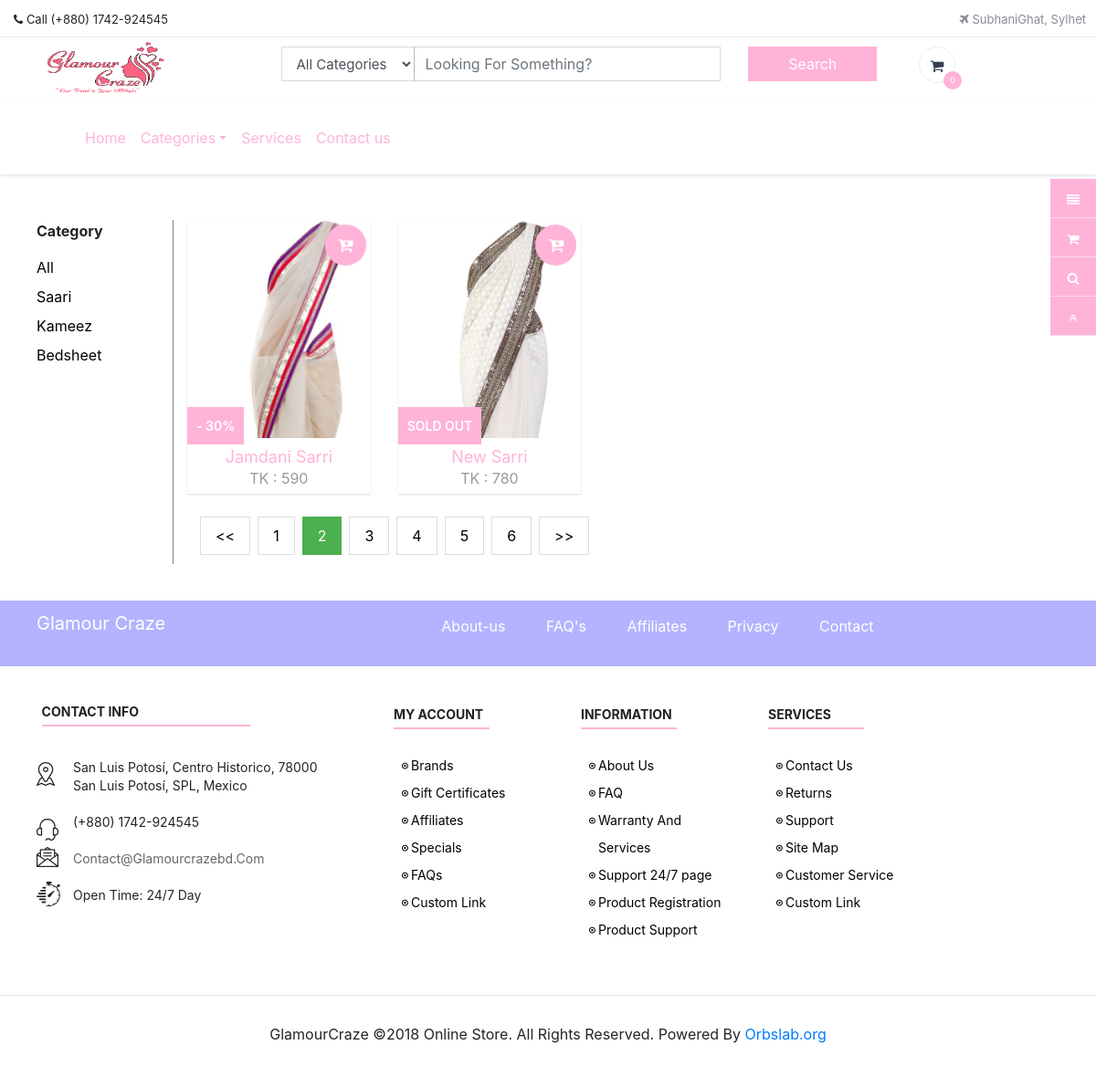
The app's page /products.php?cat=Saari with its own data.
### tables this page shows
CREATE TABLE IF NOT EXISTS `category` (
  `cat_id` int(255) NOT NULL,
  `cat_name` varchar(255) NOT NULL
);

CREATE TABLE IF NOT EXISTS `product_list` (
  `id` int(255) NOT NULL,
  `name` varchar(255) NOT NULL,
  `details` varchar(999) NOT NULL,
  `img` blob NOT NULL,
  `status` varchar(255) NOT NULL,
  `price` int(255) NOT NULL,
  `category` varchar(255) NOT NULL,
  `review` int(255) NOT NULL,
  `up_date` date NOT NULL
);

### products.php (the view)
<?php
    include_once 'header.php';
    $pbc = $_GET['cat'];
?>
    <div class="row" style="margin-top: 50px;">
        <div class="col-md-2" style="border-right: 1px solid grey;">
            <div class="cat">
                <ul>
                    <p><b>Category</b></p>
                    <li><a href="products.php?cat=All">All</a></li>
                    <?php
                        try {
                            $op2 = $conn->prepare("SELECT * FROM category");
                            $op2->execute();
                            while ($op2_row = $op2->fetch(PDO::FETCH_ASSOC)) {
                    ?>
                        <li class="dropdown-item">
                            <li><a href="products.php?cat=<?php echo $op2_row['cat_name'];?>"><?php echo $op2_row['cat_name'];?></a></li>
                        </li>
                    <?php
                            }
                        } catch(PDOException $e) {
                          echo "Error: ".$e->getMessage();
                        }
                    ?>
                </ul>
            </div>
        </div>
        <div class="col-md-9">
            <div class="row best">
                <?php
                    if($pbc == 'All') {
                        $csql = "SELECT * FROM product_list";
                    } else {
                        $csql = "SELECT * FROM product_list WHERE category=?";
                    }
                    try {
                        $csql = $conn->prepare($csql);
                        $csql->execute([$pbc]);
                        while ($csql_row = $csql->fetch(PDO::FETCH_ASSOC)) {
                ?>
                <div class="col-md-3">
                    <div class="column">
                        <div class="post-module">
                            <div class="thumbnail">
                                <div class="date">
                                    <a href="#0">
                                        <div class="day"><i class="fa fa-cart-plus" aria-hidden="true"></i></div>
                                    </a>
                                </div>
                                <img src="controller/<?php echo $csql_row['img']; ?>" class="img-responsive" alt="product">
                            </div>
                            <div class="post-content">
                                <a href="productdetails.php?num=<?php echo $csql_row['id'];?>">
                                    <?php if($csql_row['status'] != '' && $csql_row['status'] != 'sold out') {?>
                                        <div class="category">- <?php echo $csql_row['status'];?>%</div>
                                    <?php   } else if($csql_row['status'] != '' && $csql_row['status'] == 'sold out') {?>
                                        <div class="category"><?php echo $csql_row['status'];?></div>
                                    <?php } ?>
                                    <h2 class="sub_title text-center"><?php echo $csql_row['name'];?></h2>
                                    <div class="post-meta text-center"><span class="timestamp">TK : <?php echo $csql_row['price'];?></span></div>
                                </a>
                            </div>
                        </div>
                    </div>
                </div>
                <?php
                        }
                    } catch(PDOException $e) {
                      echo "Error: ".$e->getMessage();
                    }
                ?>
            </div>
            <div class="pagination">
                <a href="#"><<</a>
                <a href="#">1</a>
                <a href="#" class="active">2</a>
                <a href="#">3</a>
                <a href="#">4</a>
                <a href="#">5</a>
                <a href="#">6</a>
                <a href="#">>></a>
            </div>
        </div>
        <div class="col-md-1">
    </div>
<?php
    include_once 'footer.php';
?>

### css/style.css (style rules this page uses)
body { width: 100%; height: 100%; font-family: "Source Sans Pro", "Helvetica Neue", Helvetica, Arial, sans-serif; overflow-x: hidden; margin: 0 auto; padding: 0 auto; }
html { width: 100%; height: 100%; }
.best .post-module { position: relative; z-index: 1; display: block; background: #FFFFFF; height: 300px; -webkit-box-shadow: 0px 1px 2px 0px rgba(0, 0, 0, 0.15); -moz-box-shadow: 0px 1px 2px 0px rgba(0, 0, 0, 0.15); box-shadow: 0px 1px 2px 0px rgba(0, 0, 0, 0.15); -webkit-transition: all 0.3s linear 0s; -moz-transition: all 0.3s linear 0s; -ms-transition: all 0.3s linear 0s; -o-transition: all 0.3s linear 0s; transition: all 0.3s linear 0s; margin-bottom: 15px; }
.best .post-module .thumbnail { background: #000000; height: 300px; overflow: hidden; padding: 0; }
.best .post-module .thumbnail .date { position: absolute; top: 5px; right: 5px; z-index: 1; background: #ffb3d9; width: 45px; height: 45px; padding: 6.5px 0; color: #FFFFFF; font-weight: 700; text-align: center; -webkit-box-sizing: border-box; -moz-box-sizing: border-box; box-sizing: border-box; border-radius: 100%; }
.best .post-module .thumbnail .date .day { font-size: 18px; line-height: 31px; color: #fff; }
.best .post-module .thumbnail img { display: block; width: 120%; -webkit-transition: all 0.3s linear 0s; -moz-transition: all 0.3s linear 0s; -ms-transition: all 0.3s linear 0s; -o-transition: all 0.3s linear 0s; transition: all 0.3s linear 0s; }
.best .post-module .post-content { position: absolute; bottom: 0; background: #FFFFFF; width: 100%; padding: 0 30px; -webkit-box-sizing: border-box; -moz-box-sizing: border-box; box-sizing: border-box; -webkit-transition: all 0.3s cubic-bezier(0.37, 0.75, 0.61, 1.05) 0s; -moz-transition: all 0.3s cubic-bezier(0.37, 0.75, 0.61, 1.05) 0s; -ms-transition: all 0.3s cubic-bezier(0.37, 0.75, 0.61, 1.05) 0s; -o-transition: all 0.3s cubic-bezier(0.37, 0.75, 0.61, 1.05) 0s; transition: all 0.3s cubic-bezier(0.37, 0.75, 0.61, 1.05) 0s; }
.best .post-module .post-content .category { position: absolute; top: -34px; left: 0; background: #ffb3d9; padding: 10px 10px; color: #fff; font-size: 14px; font-weight: 600; text-transform: uppercase; }
.best .post-module .post-content .sub_title { margin: 0; padding: 10px 0 0 0; color: #ffb3d9; font-size: 18px; font-weight: 400; }
.best .post-module .post-content .post-meta { margin: 0px 0px 5px; color: #999999; }
.best .post-module .post-content a { text-decoration: none; }
.row:after { content: ""; display: table; clear: both; }
.cat ul li { list-style-type: none; }
.cat a { color: #000; text-decoration: none; }
.pagination { display: inline-block; margin: 10px; }
.pagination a { color: black; float: left; padding: 8px 16px; text-decoration: none; transition: background-color .3s; border: 1px solid #ddd; margin: 0 4px; }
.pagination a.active { background-color: #4CAF50; color: white; border: 1px solid #4CAF50; }

### records on screen
category: cat_name "Saari"
category: cat_name "Kameez"
category: cat_name "Bedsheet"
product_list: img (picture), status "30", name "Jamdani Sarri", price "590"
product_list: img (picture), status "SOLD OUT", name "New Sarri", price "780"

### other values on screen
sizeof($_SESSION['cart']) "0"
